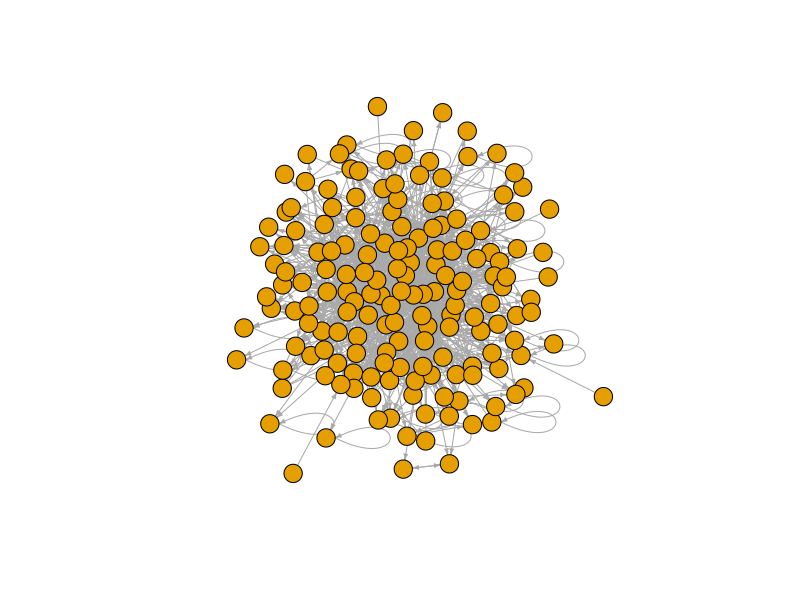
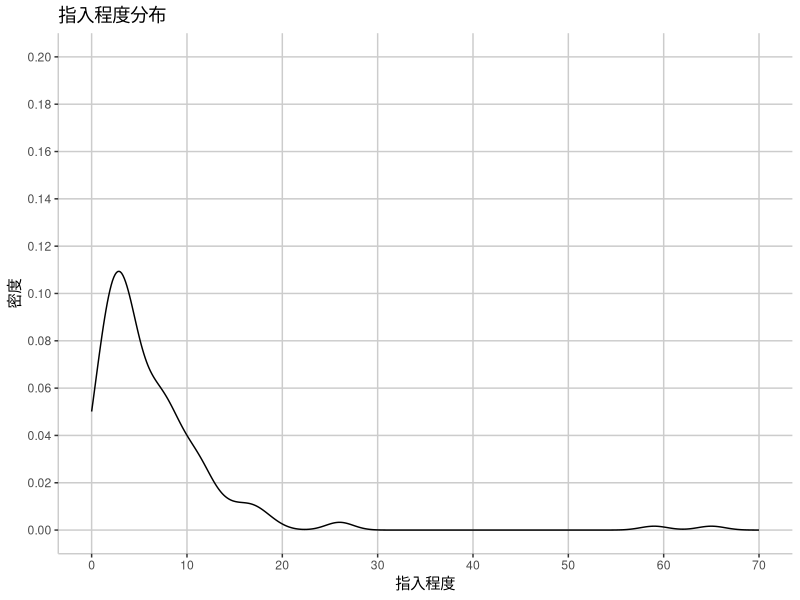
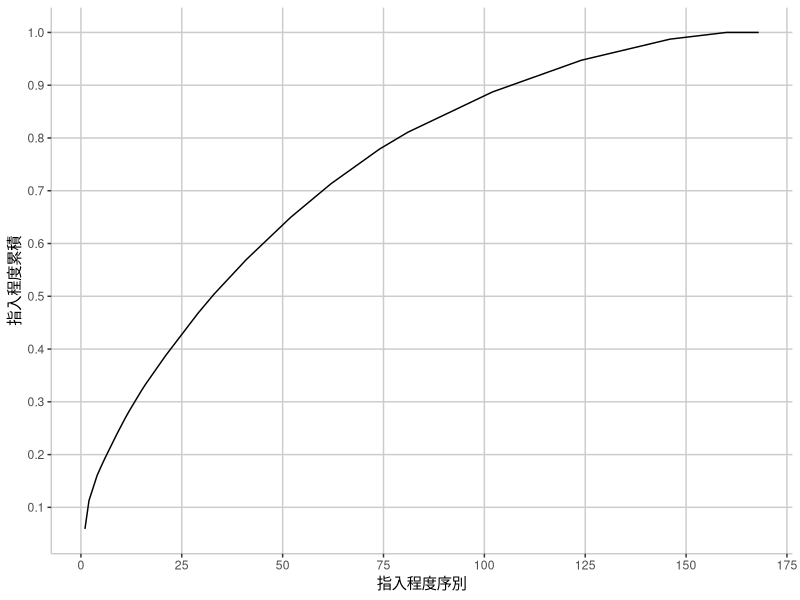
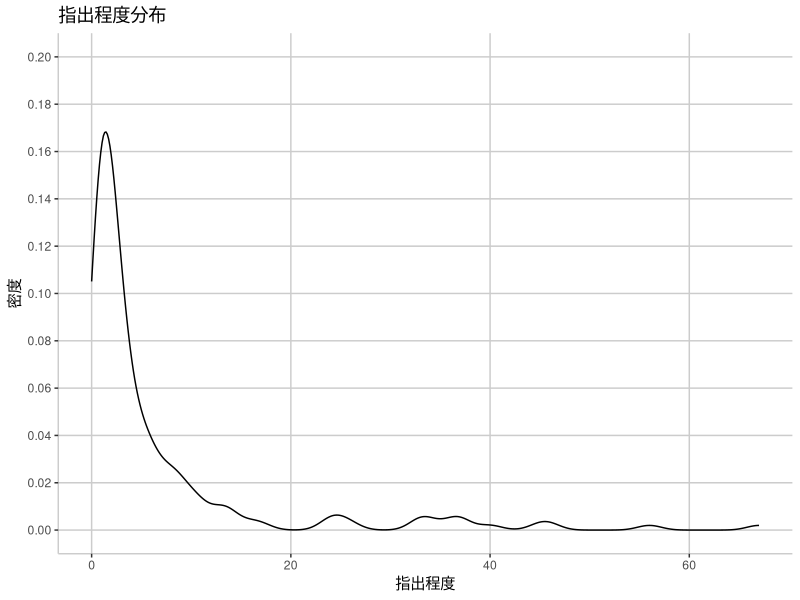
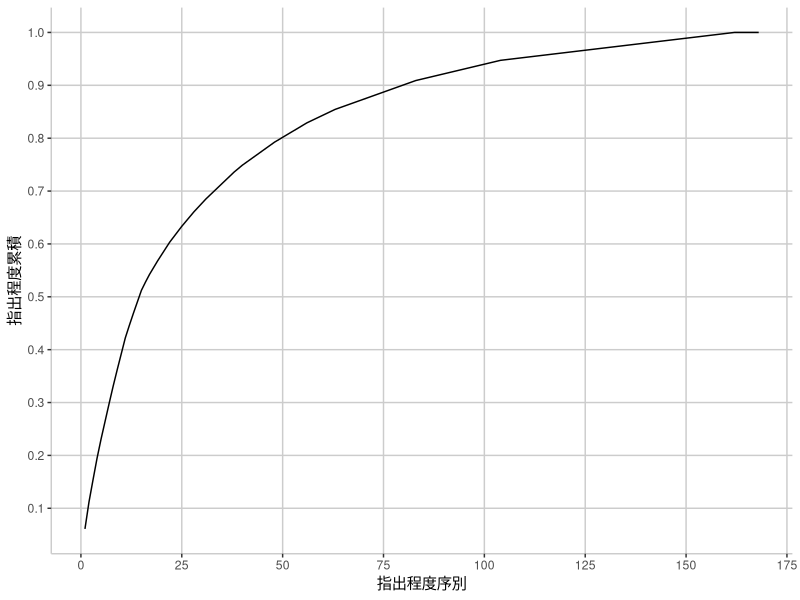

Here is the R script that generated these plots, in order: (Note: this script raises an error after producing the figures.)
library(tidyverse)
library(magrittr)
library(purrr)
library(lubridate)
library(readxl)
library(igraph)
library(ggplot2)
library(colorspace)

post_df <- read_excel("TaiwanDrama.xlsx") %>%
  mutate(comment_no=as.integer(comment_no),
         push_no=as.integer(push_no),
         commenter_no=as.integer(commenter_no)) %>%
  mutate(post_date=as.Date(post_date)) %>%
  mutate(rel=grepl("與惡", title)|grepl("與惡", ptext))

commenter_df <- read_excel("TaiwanDrama_commenters.xlsx")

rel_commenter_df <- commenter_df %>%
  filter(id %in% post_df$id[post_df$rel]) %>%
  group_by(id, author_id, commenter_id, comment_label) %>%
  summarise(count=n())

rel_commenter_df1 <- rel_commenter_df %>%
  group_by(id, author_id, commenter_id) %>%
  summarise(count=sum(count)) %>%
  arrange(desc(count))

rel_commenter_df2 <- rel_commenter_df1 %>%
  group_by(author_id, commenter_id) %>%
  summarise(count=n_distinct(count)) %>%
  select(commenter_id, author_id, count) %>%
  arrange(desc(count))

print(paste("發文數：", length(unique(rel_commenter_df1$id))))
print(paste("發文者人數：", length(unique(rel_commenter_df2$author_id))))
print(paste("推文者人數：", length(unique(rel_commenter_df2$commenter_id))))

# 將data frame轉換成graph，以推文者回應發文者的發文數為兩個連結間的權重
post_graph <- graph_from_data_frame(rel_commenter_df2)

# 參與的使用者帳號：Number of Vertices, vcount
print(paste("參與的使用者帳號數：", vcount(post_graph)))

# 推文者回應的發文者帳號數
out_deg <- degree(post_graph, v = V(post_graph), mode = "out",
                  loops = TRUE, normalized = FALSE)
table(out_deg)
# 推文者回應的發文者帳號數：0，只參與發文的使用者帳號
print(paste("只參與發文的使用者帳號數：", length(which(out_deg==0))))

# 發文者獲得的推文者帳號數
in_deg <- degree(post_graph, v = V(post_graph), mode = "in",
                 loops = TRUE, normalized = FALSE)
table(in_deg)
# 發文者獲得的推文者帳號數：0，只參與推文的使用者帳號
print(paste("只參與發文的使用者帳號數：", length(which(in_deg==0))))

# 同時有發文與推文的帳號數
print(paste("同時有發文與推文的帳號數：",
            vcount(post_graph)-length(which(out_deg==0))-length(which(in_deg==0))))

user_df <- data.frame(user_id= attr(V(post_graph), "names"),
                      in_deg, out_deg,
                      stringsAsFactors = FALSE)

selected_vid <- user_df %>%
  mutate(vid=row_number()) %>%
  filter(in_deg>0 & out_deg>0) %>%
  pull(vid)

active_user_g <- induced_subgraph(post_graph, selected_vid)

plot(active_user_g,
     vertex.size=10,
     vertex.label=NA,
     edge.arrow.size=0.3,
     layout = layout_with_kk)

print(paste("共有多少節點：", gorder(active_user_g)))
print(paste("共有多少連結：", gsize(active_user_g)))
print(paste("密度：", edge_density(active_user_g)))

print(paste0("此網路彼此", ifelse(is_connected(active_user_g, "weak"), "相連", "不相連")))

comp <- components(active_user_g, "weak")
print(paste("弱相連：分為多少個部分：", comp$no))
print(paste("最大的部分佔所有節點數比例：", max(comp$csize)/vcount(active_user_g)))

comp <- components(active_user_g, "strong")
print(paste("強相連：分為多少個部分：", comp$no))
print(paste("最大的部分佔所有節點數比例：", max(comp$csize)/vcount(active_user_g)))

print(paste("最長距離：", diameter(active_user_g)))
print(paste("平均距離：", mean_distance(active_user_g)))

dyad_census(active_user_g)
triad_census(active_user_g)

ei <- eigen_centrality(active_user_g)
au <- authority_score(active_user_g)
hu <- hub_score(active_user_g)
user_df <- data.frame(user_id=V(active_user_g)$name,
                      in_deg=degree(active_user_g, mode="in"),
                      out_deg=degree(active_user_g, mode="out"),
                      btw=betweenness(active_user_g),
                      eig=ei$vector,
                      aut=au$vector,
                      hub=hu$vector,
                      core=coreness(active_user_g),
                      stringsAsFactors=FALSE)

# degree centrality
user_df %>%
  ggplot() +
  geom_density(aes(x=in_deg)) +
  scale_x_continuous(limits=c(0, 70), breaks=seq(0, 70, 10)) +
  scale_y_continuous(limits=c(0, 0.2), breaks=seq(0, 0.2, 0.02)) +
  labs(x="指入程度", y="密度", title="指入程度分布") +
  theme(panel.background=element_blank(),
        panel.grid.major=element_line(color="grey80"),
        panel.grid.minor=element_blank(),
        axis.line=element_line(color="grey80"))

user_df %>%
  arrange(desc(in_deg)) %>%
  mutate(rank=row_number(), cum_prob=cumsum(in_deg)/sum(in_deg)) %>%
  ggplot() +
  geom_line(aes(x=rank, y=cum_prob)) +
  scale_x_continuous(breaks=seq(0, 175, 25)) +
  scale_y_continuous(breaks=seq(0, 1, 0.1)) +
  labs(x="指入程度序別", y="指入程度累積") +
  theme(panel.background=element_blank(),
        panel.grid.major=element_line(color="grey80"),
        panel.grid.minor=element_blank(),
        axis.line=element_line(color="grey80"))

user_df %>%
  ggplot() +
  geom_density(aes(x=out_deg)) +
  scale_y_continuous(limits=c(0, 0.2), breaks=seq(0, 0.2, 0.02)) +
  labs(x="指出程度", y="密度", title="指出程度分布") +
  theme(panel.background=element_blank(),
        panel.grid.major=element_line(color="grey80"),
        panel.grid.minor=element_blank(),
        axis.line=element_line(color="grey80"))
  
user_df %>%
  arrange(desc(out_deg)) %>%
  mutate(rank=row_number(), cum_prob=cumsum(out_deg)/sum(out_deg)) %>%
  ggplot() +
  geom_line(aes(x=rank, y=cum_prob)) +
  scale_x_continuous(breaks=seq(0, 175, 25)) +
  scale_y_continuous(breaks=seq(0, 1, 0.1)) +
  labs(x="指出程度序別", y="指出程度累積") +
  theme(panel.background=element_blank(),
        panel.grid.major=element_line(color="grey80"),
        panel.grid.minor=element_blank(),
        axis.line=element_line(color="grey80"))

cpal <- choose_palette()
user_df %<>%
  mutate(level=cut(in_deg, breaks=seq(0, max(in_deg), max(in_deg)/7), labels=FALSE)) %>%
  mutate(vcolor=cpal(7)[level])

user_df %>%
  top_n(10, in_deg) %>%
  ggplot() +
  geom_col(aes(x=reorder(user_id, in_deg), y=in_deg, fill=vcolor)) +
  scale_fill_identity() +
  scale_y_continuous(breaks=seq(0, 70, 10)) +
  coord_flip() +
  labs(x="使用者帳號", y="指入程度", title="指入程度前10的使用者帳號") +
  theme(panel.background=element_blank(),
        panel.grid.major.x=element_line(color="grey80"),
        panel.grid.minor=element_blank(),
        axis.line=element_line(color="grey80"))

plot(active_user_g,
     vertex.size=user_df$in_deg,
     vertex.color=user_df$vcolor,
     vertex.label=NA,
     edge.arrow.size=0.3,
     layout = layout_with_kk)

user_df %<>%
  mutate(level=cut(out_deg, breaks=seq(0, max(out_deg), max(out_deg)/7), labels=FALSE)) %>%
  mutate(vcolor=cpal(7)[level])

user_df %>%
  top_n(10, out_deg) %>%
  ggplot() +
  geom_col(aes(x=reorder(user_id, out_deg), y=out_deg, fill=vcolor)) +
  scale_fill_identity() +
  scale_y_continuous(breaks=seq(0, 70, 10)) +
  coord_flip() +
  labs(x="使用者帳號", y="指出程度", title="指出程度前10的使用者帳號") +
  theme(panel.background=element_blank(),
        panel.grid.major.x=element_line(color="grey80"),
        panel.grid.minor=element_blank(),
        axis.line=element_line(color="grey80"))

plot(active_user_g,
     vertex.size=user_df$out_deg,
     vertex.color=user_df$vcolor,
     vertex.label=NA,
     edge.arrow.size=0.3,
     layout = layout_with_kk)

user_df %>%
  ggplot() +
  geom_text(aes(x=out_deg, y=in_deg, label=user_id)) +
  labs(x="指出程度", y="指入程度", title="各使用者帳號的指入與指出程度") +
  theme(panel.background=element_blank(),
        panel.grid.major=element_line(color="grey80"),
        panel.grid.minor=element_blank(),
        axis.line=element_line(color="grey80"))

# betweenness centrality
user_df %>%
  top_n(10, btw) %>%
  ggplot() +
  geom_col(aes(x=reorder(user_id, btw), y=btw)) +
  #  scale_y_continuous(breaks=seq(0, 70, 10)) +
  coord_flip() +
  labs(x="使用者帳號", y="中介性", title="中介性前10的使用者帳號") +
  theme(panel.background=element_blank(),
        panel.grid.major.x=element_line(color="grey80"),
        panel.grid.minor=element_blank(),
        axis.line=element_line(color="grey80"))

# eigenvector centrailty
user_df %>%
  top_n(10, eig) %>%
  ggplot() +
  geom_col(aes(x=reorder(user_id, eig), y=eig)) +
  #  scale_y_continuous(breaks=seq(0, 70, 10)) +
  coord_flip() +
  labs(x="使用者帳號", y="特徵中心性", title="特徵中心性前10的使用者帳號") +
  theme(panel.background=element_blank(),
        panel.grid.major.x=element_line(color="grey80"),
        panel.grid.minor=element_blank(),
        axis.line=element_line(color="grey80"))

# authority-hub
user_df %>%
  top_n(10, aut) %>%
  ggplot() +
  geom_col(aes(x=reorder(user_id, aut), y=aut)) +
  #  scale_y_continuous(breaks=seq(0, 70, 10)) +
  coord_flip() +
  labs(x="使用者帳號", y="authority", title="authority score前10的使用者帳號") +
  theme(panel.background=element_blank(),
        panel.grid.major.x=element_line(color="grey80"),
        panel.grid.minor=element_blank(),
        axis.line=element_line(color="grey80"))

user_df %>%
  top_n(10, hub) %>%
  ggplot() +
  geom_col(aes(x=reorder(user_id, hub), y=hub)) +
  #  scale_y_continuous(breaks=seq(0, 70, 10)) +
  coord_flip() +
  labs(x="使用者帳號", y="hub", title="hub score前10的使用者帳號") +
  theme(panel.background=element_blank(),
        panel.grid.major.x=element_line(color="grey80"),
        panel.grid.minor=element_blank(),
        axis.line=element_line(color="grey80"))

# coreness
spal <- choose_palette()
vcolor <- spal(12)[user_df$core]
plot(active_user_g,
     vertex.size=10,
     vertex.label=NA,
     vertex.color=vcolor,
     edge.arrow.size=0.3,
     layout = layout_with_kk)

# 
